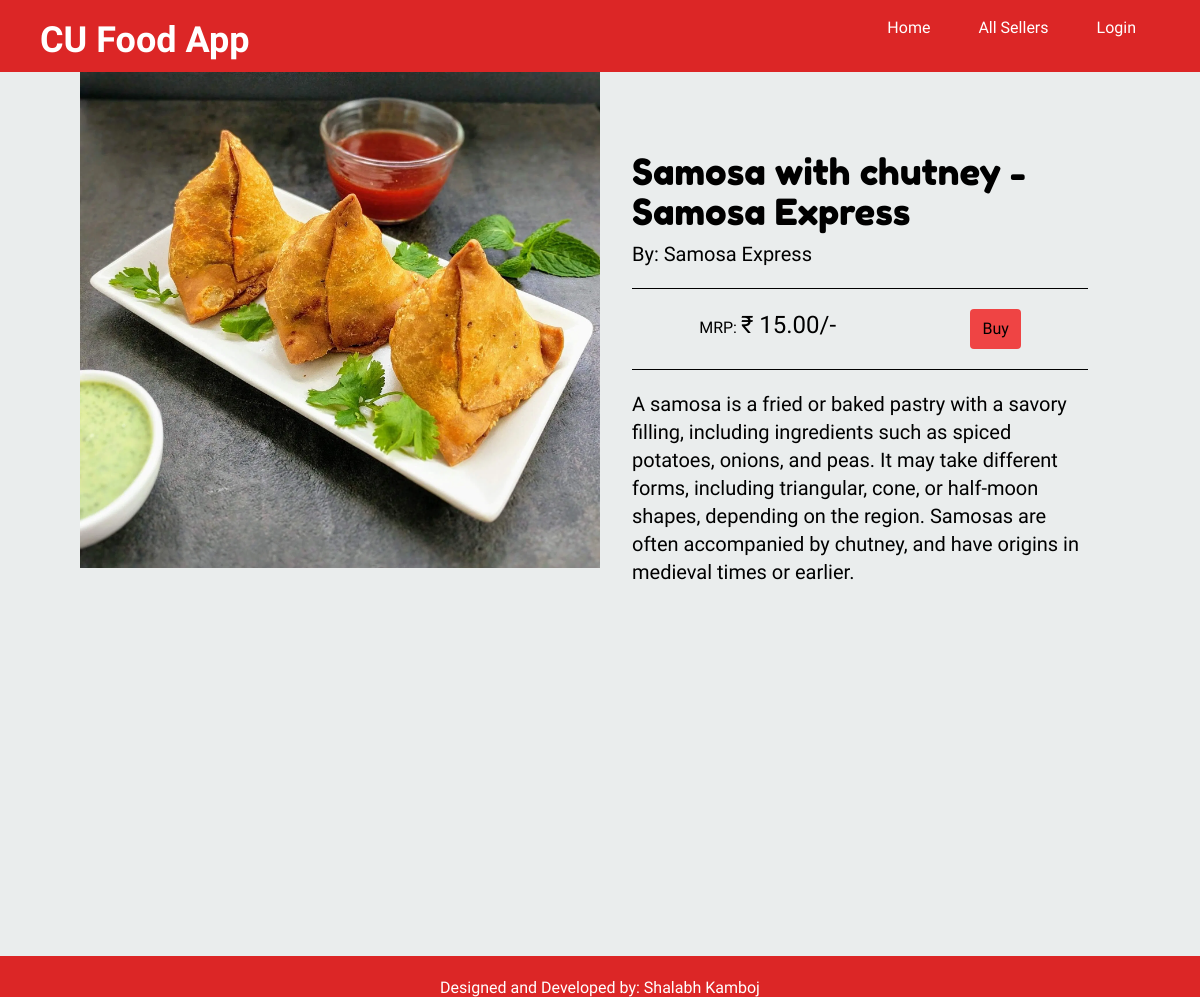
Page /buy/samosa-express-samosa-with-chutney on the committed database.
### products/models.py (models this page shows, shortened)
class Product(models.Model):
    seller = models.ForeignKey(Seller, on_delete=models.CASCADE)
    seller_linked_user = models.TextField(blank=True, null=True)
    title = models.CharField(max_length=50)
    slug = models.SlugField(max_length=55)
    description = models.TextField(blank=True, null=True)
    price = models.DecimalField(max_digits=6, decimal_places=2)
    added_date = models.DateTimeField(auto_now_add=True)
    image = models.ImageField(upload_to='uploads/', blank=True, null=True)
    noofsales = models.DecimalField(max_digits=8, decimal_places=0, default=0)

### adminAndSellers/models.py (models this page shows, shortened)
class Seller(models.Model):
    user_linked = models.OneToOneField(User, on_delete=models.CASCADE)
    shop_name = models.CharField(max_length=75)
    contact_no = models.IntegerField()
    upi_id = models.CharField(max_length=50)

### products/views.py (the view)
# urls.py: path('buy/<slug:slug>', views.buy_product, name="buy-product"),
def buy_product(request, slug):
    product = Product.objects.get(slug=slug)
    return render(request, 'buy-product.html', {"product":product})

### templates/buy-product.html (shortened to what this page needs)
{% extends 'base.html' %}
{% block body %}
<div>
    <div class="md:px-20">
        <div class="grid grid-cols-1 md:grid-cols-2">
            <div class="">
                <img src="{{product.image.url}}" alt="{{product.slug}}" class="w-full mx-auto">
            </div>
            <div class="px-10 mt-8 md:mt-20 md:px-8 overflow-y-scroll md:h-[75vh] hiddenscroll">
                <h1 class="text-4xl">{{product.title}} - {{product.seller.shop_name}}</h1>
                <p class="mt-2 text-xl">By: {{product.seller.shop_name}}</p>
                <hr class="border-black my-5">
                <div class="flex justify-around">
                    <p>MRP: <span class="text-2xl">₹ {{product.price}}/-</span></p>
                    <a href="order/{{product.slug}}" class="py-2 px-3 bg-red-500 hover:bg-red-400 rounded">Buy</a>
                </div>
                <hr class="border-black my-5">
                <p class="text-xl">{{product.description}}</p>
            </div>
        </div>
    </div>
</div>
{% endblock body %}

### assets/static/css/style.css (style rules this page uses)
body { background: #eaeded; color: black; font-family: 'Special Elite', cursive; }
h1, h2, h3, h4, h5, h6 { font-family: 'Fredoka One', cursive; }

### rows in the picture
Product: image (picture), title "Samosa with chutney", seller.shop_name "Samosa Express", price "15.00", description "A samosa is a fried or baked pastry with a savory filling, including ingredients such as spiced potatoes, onions, and peas. It may take different forms, including triangular, cone, or half-moon shapes, depending on the region. Samosas are often accompanied by chutney, and have origins in medieval times or earlier."
